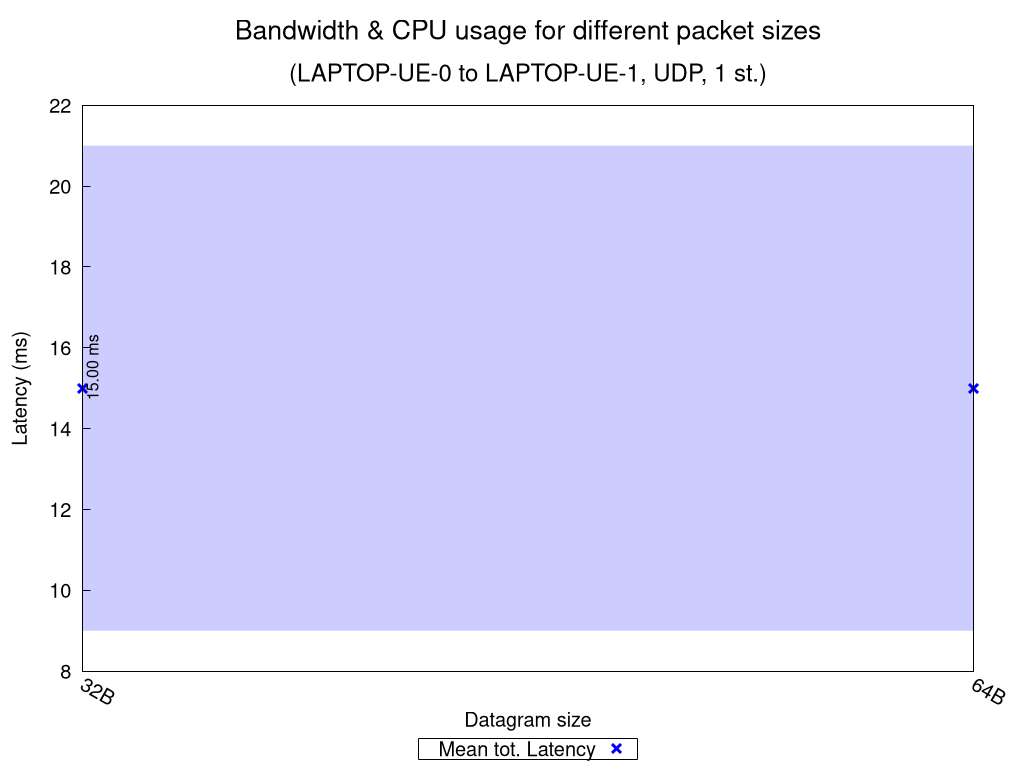

The script that saved this image:
set terminal pngcairo nocrop enhanced size 1024,768 font "Verdana,15"
set output "UDP_1_st_2020_10_07_18-23-36_two2one_summary.png"

set title "{/=20 Bandwidth \\& CPU usage for different packet sizes}\n\n{/=18 (LAPTOP-UE-0 to LAPTOP-UE-1, UDP, 1 st.)}"

set xlabel "Datagram size"
set ylabel "Latency (ms)"
set ytics nomirror
set key bmargin center horizontal box samplen 1 width -1
set bmargin 4.6
set rmargin 4.5
set xtics rotate by -30
printxsizes(x) = x < 1024.0 ? sprintf("%.0fB", x) : (x < 1048576.0 ? sprintf("%.0fKB", x/1024.0) : sprintf("%.0fMB", x/1048576.0))

rf = 1.0  # rate factor
stats "UDP_1_st_2020_10_07_18-23-36_two2one_iperf_summary.dat" using ($1 >= 0 ? $3 : 1/0) nooutput
set logscale x 2
set style fill transparent solid 0.2 noborder
set autoscale xfix
plot "UDP_1_st_2020_10_07_18-23-36_two2one_iperf_summary.dat" using ($1 >= 0 ? $2 : 1/0):($3/rf-$4/rf):($3/rf+$4/rf) with filledcurves lc rgb "blue" notitle, \
     "" using 2:($1 >= 0 ? $3/rf : 1/0):xtic(printxsizes($2)) with points pt 2 ps 1.5 lw 3 lc rgb "blue" title "Mean tot. Latency", \
     "" using 2:($1 >= 0 ? $3/rf : 1/0):(sprintf("%.2f ms", $3/rf)) with labels offset 0.9,1.0 rotate by 90 font ",12" notitle, \
     "" using ($1 < 0 ? $2 : 1/0):(STATS_min/rf):(sprintf("Net test failed!")) with labels offset 0.9,2.5 rotate by 90 tc rgb "red" font ",12" notitle, \
